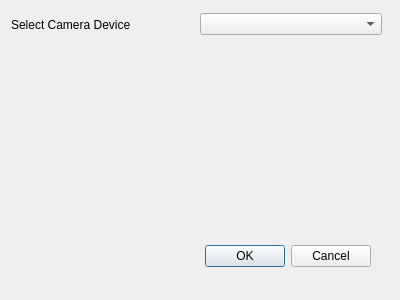
<?xml version="1.0" encoding="UTF-8"?>
<ui version="4.0">
 <class>CameraDeviceSelect</class>
 <widget class="QDialog" name="CameraDeviceSelect">
  <property name="geometry">
   <rect>
    <x>0</x>
    <y>0</y>
    <width>400</width>
    <height>300</height>
   </rect>
  </property>
  <property name="windowTitle">
   <string>Dialog</string>
  </property>
  <widget class="QDialogButtonBox" name="buttonBox">
   <property name="geometry">
    <rect>
     <x>30</x>
     <y>240</y>
     <width>341</width>
     <height>32</height>
    </rect>
   </property>
   <property name="orientation">
    <enum>Qt::Horizontal</enum>
   </property>
   <property name="standardButtons">
    <set>QDialogButtonBox::Cancel|QDialogButtonBox::Ok</set>
   </property>
  </widget>
  <widget class="QWidget" name="">
   <property name="geometry">
    <rect>
     <x>11</x>
     <y>11</y>
     <width>371</width>
     <height>27</height>
    </rect>
   </property>
   <layout class="QHBoxLayout" name="horizontalLayout">
    <item>
     <widget class="QLabel" name="label">
      <property name="text">
       <string>Select Camera Device</string>
      </property>
     </widget>
    </item>
    <item>
     <widget class="QComboBox" name="comboBox_VideoDevice"/>
    </item>
   </layout>
  </widget>
 </widget>
 <resources/>
 <connections>
  <connection>
   <sender>buttonBox</sender>
   <signal>accepted()</signal>
   <receiver>CameraDeviceSelect</receiver>
   <slot>accept()</slot>
   <hints>
    <hint type="sourcelabel">
     <x>248</x>
     <y>254</y>
    </hint>
    <hint type="destinationlabel">
     <x>157</x>
     <y>274</y>
    </hint>
   </hints>
  </connection>
  <connection>
   <sender>buttonBox</sender>
   <signal>rejected()</signal>
   <receiver>CameraDeviceSelect</receiver>
   <slot>reject()</slot>
   <hints>
    <hint type="sourcelabel">
     <x>316</x>
     <y>260</y>
    </hint>
    <hint type="destinationlabel">
     <x>286</x>
     <y>274</y>
    </hint>
   </hints>
  </connection>
 </connections>
</ui>
